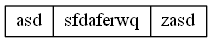

Reproduce this figure in Python.
from NodoArbolB import Pagina
from NodoArbolB import Clave
from NodoArbolB import contenedor
from graphviz import Digraph
import six

class ArbolB():
	def __init__(self):
		self.raiz = None
		#self.nuevoArbol=ArbolB()
	def insertar(self,clave):
		NuevaClave = Clave(clave)
		if self.raiz == None:
			self.raiz = Pagina()
			self.raiz.insertar(NuevaClave)
		else:
			value = self.ins(self.raiz,NuevaClave)
			if value != None:
				pagina3 = Pagina()
				pagina3.insertar(value)
				self.raiz = pagina3
		return NuevaClave		
	#def busquedaPagina(self,pagina,clave):
						
	def insertar_pro(self,clave,x,y,tiro,res,emisor,receptor,fecha,tiempo,NoTiro,tipo):
		b = self.busqueda(clave)
		if b == None:
			temp = self.insertar(clave)
		else:
			if isinstance(clave, six.string_types):
				temp = self.insertar(str(NoTiro))
			else:
				temp = self.insertar(NoTiro)	
		temp.x = x
		temp.y = x 
		temp.tiro = tiro 
		temp.res = res 
		temp.emisor = emisor
		temp.receptor = receptor
		temp.fecha = fecha 
		temp.tiempo = tiempo
		temp.NoTiro = NoTiro
		temp.tipo = tipo
	def busqueda(self,clave):
		if self.raiz != None:
			return self.bus(self.raiz,clave)
		return None	
	def bus(self,pagina,d):
		if pagina == None:
			return None
		b = pagina.buscar(d)
		if  b != None:
			return b
		i = 0
		while i < len(pagina.clave)-1:
			if i == 0:
				if d < pagina.clave[i].clave:
					return self.bus(pagina.clave[i].iz,d)
			if 	d > pagina.clave[i].clave  and d < pagina.clave[i+1].clave:
				return self.bus(pagina.clave[i].der,d)
			if i == len(pagina.clave)-1:
				if d > pagina.clave[i].clave:
					return self.bus(pagina.clave[i].der,d)
			i = i + 1		
		return None			

			
	def ins(self,pagina,id):
		if pagina.clave[0].iz == None:
			#print("insertando en hoja " + str(id.clave))
			pagina.insertar(id)
			if len(pagina.clave) > 4:
				return self.dividirPag(pagina)
			return None
		if id.der != None and id.iz != None:
			pagina.insertar(id)
			if len(pagina.clave) > 4 :
				return self.dividirPag(pagina)
			return None

		if  id.clave < pagina.clave[0].clave :
			#print ( "comparando " + str(pagina.clave[0].clave) + " Y " + str(id.clave) )
			val = self.ins(pagina.clave[0].iz,id)
			if val != None:
				pagina.clave[0].iz = val.der
				pagina.corregir()
				val = self.ins(pagina,val)
				
				return val 
			return val
		i = 0

		while i < len(pagina.clave)-1:
			if id.clave > pagina.clave[i].clave  and id.clave < pagina.clave[i+1].clave:
				val = self.ins(pagina.clave[i].der,id)
				if val != None:
					pagina.clave[i].der  = val.iz
					pagina.corregir()
					val = self.ins(pagina,val)
					
					return val 
				return val 
			i = i +1	
		if id.clave > pagina.clave[len(pagina.clave)-1].clave:
			val = self.ins(pagina.clave[i].der,id)
			if val != None:
				pagina.clave[len(pagina.clave)-1].der = val.iz 
				pagina.corregir()
				val = self.ins(pagina,val)
				
				return val 
			return val 	 		

	def dividirPag(self,pagina):
		pagina1 = Pagina()
		pagina1.clave.append(pagina.clave[0])
		pagina1.clave.append(pagina.clave[1])
		pagina2 = Pagina()
		pagina2.clave.append(pagina.clave[3])
		pagina2.clave.append(pagina.clave[4])
		medio = pagina.clave[2]
		medio.der = pagina2
		medio.iz = pagina1		
		return medio
	def imprimir(self):
		if self.raiz != None:
			self.impri(self.raiz)
	def impri(self,pagina):
		i = 0
		print ("***PAGINA***")
		print(pagina.getName())
		while i < len(pagina.clave):
			print(str(pagina.clave[i].clave))
			i  = i +1
		print ("*** FIN PAGINA ***")	
		if pagina.clave[0].iz !=  None:
			self.impri(pagina.clave[0].iz)
		i = 0
		while i < len(pagina.clave):
			if pagina.clave[i].der != None:
				self.impri(pagina.clave[i].der)
			i  = i +1	
	def graficar(self,nombre):
		#dot = Digraph()
		dot = Digraph('dot', node_attr={'shape': 'record', 'height': '.1'})
		if self.raiz != None:
			self.graf(self.raiz,dot)
		dot.format = 'png'
		dot.render("C:/Users/jrglu/Desktop/EstructurasP1/ArbolB"+nombre)
	def graf(self,pagina,dot):
		i = 0
		s = ""
		while i < len(pagina.clave):
			if (i == len(pagina.clave)-1):
				s = s + "<" + str(hash(pagina.clave[i]))+"> " + str(pagina.clave[i].clave)
			else:
				s = s + "<" + str(hash(pagina.clave[i]))+"> " + str(pagina.clave[i].clave) + " | "		
			
			i = i + 1

		dot.node(str(pagina.getName()),s)
		i = 0
		if pagina.clave[0].iz !=  None:
			self.graf(pagina.clave[0].iz,dot)
			dot.edge(str(pagina.getName())+":"+str(hash(pagina.clave[0])),str(pagina.clave[0].iz.getName())+":"+str(hash(pagina.clave[0].iz.clave[1])))
		while i < len(pagina.clave):
			if pagina.clave[i].der != None:
				self.graf(pagina.clave[i].der,dot)
				dot.edge(str(pagina.getName())+":"+str(hash(pagina.clave[i])),str(pagina.clave[i].der.getName())+":"+str(hash(pagina.clave[i].der.clave[1])))
			i  = i +1
	def graficarC(self):
		#dot = Digraph()
		dot = Digraph('dot', node_attr={'shape': 'record', 'height': '.1'})
		if self.raiz != None:
			self.grafC(self.raiz,dot)
		dot.format = 'png'
		dot.render("C:/Users/jrglu/Desktop/ProyectoJunio2017_201504303-master/avls/ArbolBLuis2")
	def grafC(self,pagina,dot):
	
		i = 0
		s = ""
		while i < len(pagina.clave):
			if (i == len(pagina.clave)-1):
				s = s + "<" + str(hash(pagina.clave[i]))+"> " + str(pagina.clave[i].clave) +" x " +str(pagina.clave[i].x)+" y " +str(pagina.clave[i].y)+" tiro " +str(pagina.clave[i].tiro)  +" Resp " +str(pagina.clave[i].res) +" emisor " +str(pagina.clave[i].emisor) +" receptor " +str(pagina.clave[i].receptor) +" NoTiro " +str(pagina.clave[i].NoTiro) 
			else:
				s = s + "<" + str(hash(pagina.clave[i]))+"> " + str(pagina.clave[i].clave) +" x " +str(pagina.clave[i].x)+" y " +str(pagina.clave[i].y)+" tiro " +str(pagina.clave[i].tiro)  +" Resp " +str(pagina.clave[i].res) +" emisor " +str(pagina.clave[i].emisor) +" receptor " +str(pagina.clave[i].receptor) +" NoTiro " +str(pagina.clave[i].NoTiro) + " | "		
			
			i = i + 1

		dot.node(str(pagina.getName()),s)
		i = 0
		if pagina.clave[0].iz !=  None:
			self.grafC(pagina.clave[0].iz,dot)
			dot.edge(str(pagina.getName())+":"+str(hash(pagina.clave[0])),str(pagina.clave[0].iz.getName())+":"+str(hash(pagina.clave[0].iz.clave[1])))
		while i < len(pagina.clave):
			if pagina.clave[i].der != None:
				self.grafC(pagina.clave[i].der,dot)
				dot.edge(str(pagina.getName())+":"+str(hash(pagina.clave[i])),str(pagina.clave[i].der.getName())+":"+str(hash(pagina.clave[i].der.clave[1])))
			i  = i +1		

#A  = ArbolB()
#insertar_pro(self,clave,x,y,tiro,res,emisor,receptor,fecha,tiempo,NoTiro)
#insertar_pro(self,clave,x,y,tiro,res,emisor,receptor,fecha,tiempo,NoTiro,tipo)
#A.insertar_pro(10,56,89,"a1","res1","emisor1","resepto1","f1","tiempo1",5893,"af1")
#A.insertar_pro(20,56,89,"a","res","emisor","resepto","f","tiempo",5893,"af2")
#A.insertar_pro(30,56,89,"a","res","emisor","resepto","f","tiempo",5893,"af3")
#A.insertar_pro(40,56,89,"a","res","emisor","resepto","f","tiempo",5893,"af4")
#A.insertar_pro(1,56,89,"a","res","emisor","resepto","f","tiempo",5893,"af5")
#A.insertar_pro(2,56,89,"a","res","emisor","resepto","f","tiempo",5893,"af6")
#A.insertar_pro(3,56,89,"a","res","emisor","resepto","f","tiempo",5893,"af7")
#A.insertar_pro(4,56,89,"a","res","emisor","resepto","f","tiempo",5893,"af8")
#A.insertar_pro(5,56,89,"a","res","emisor","resepto","f","tiempo",5893,"af9")
#A.insertar_pro(2,56,89,"a","res","emisor","resepto","f","tiempo",5893,"af10")
#A.insertar("aaa")
#A.insertar("BB")
#A.insertar("ab")
#A.insertar("ca")
#A.insertar("za")
#A.insertar("ka")
#A.insertar("ad")
#A.insertar("gf")
#A.insertar("ko")
#A.insertar("lo")
#A.insertar("pe")
#A.insertar("qw")
#A.insertar("cv")
#A.insertar("lv")
#A.insertar("zv")
#A.insertar("rt")
#A.insertar("cnh")
#A.insertar("tg")
#A.insertar("we")
#A.insertar("yy")
#A.insertar("pu")
#A.insertar("o")
#A.graficar()
#A.graficarC()
		




						


						   




				
